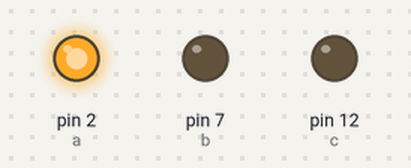
Bench run of a sketch on a simulated Arduino Uno, built with avr-gcc and run on an emulated ATmega328P. Parts: output pins drawn as LEDs (lit = HIGH).

Above: at 0.02 s.
At 1.47 s:
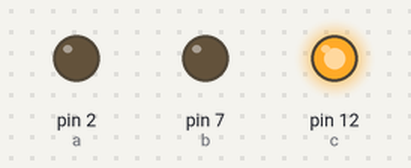
At 2.92 s:
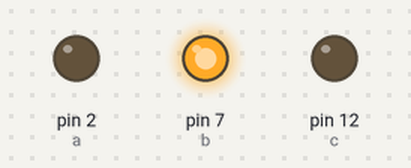
Timing chart, 0 to 3.2 s (numbered marks = the images above):
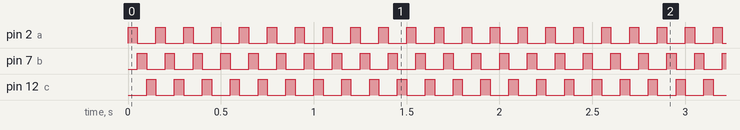

The sketch:

sketch_jun27a.ino
```cpp
int a = 2;
int b=7;
int c=12;
void setup() {

pinMode (a,OUTPUT);
pinMode (b,OUTPUT);
pinMode (c,OUTPUT);
}

void loop() {
  digitalWrite(a,HIGH);
  delay(50);
    digitalWrite(a,LOW);
    digitalWrite(b,HIGH);
  delay(50);
    digitalWrite(b,LOW);
    digitalWrite(c,HIGH);
  delay(50);
    digitalWrite(c,LOW);
}
```

Measured:
- by itself, pin 2 (a), pin 7 (b), pin 12 (c): alternates HIGH for 0.05 s and LOW for 0.10 s
